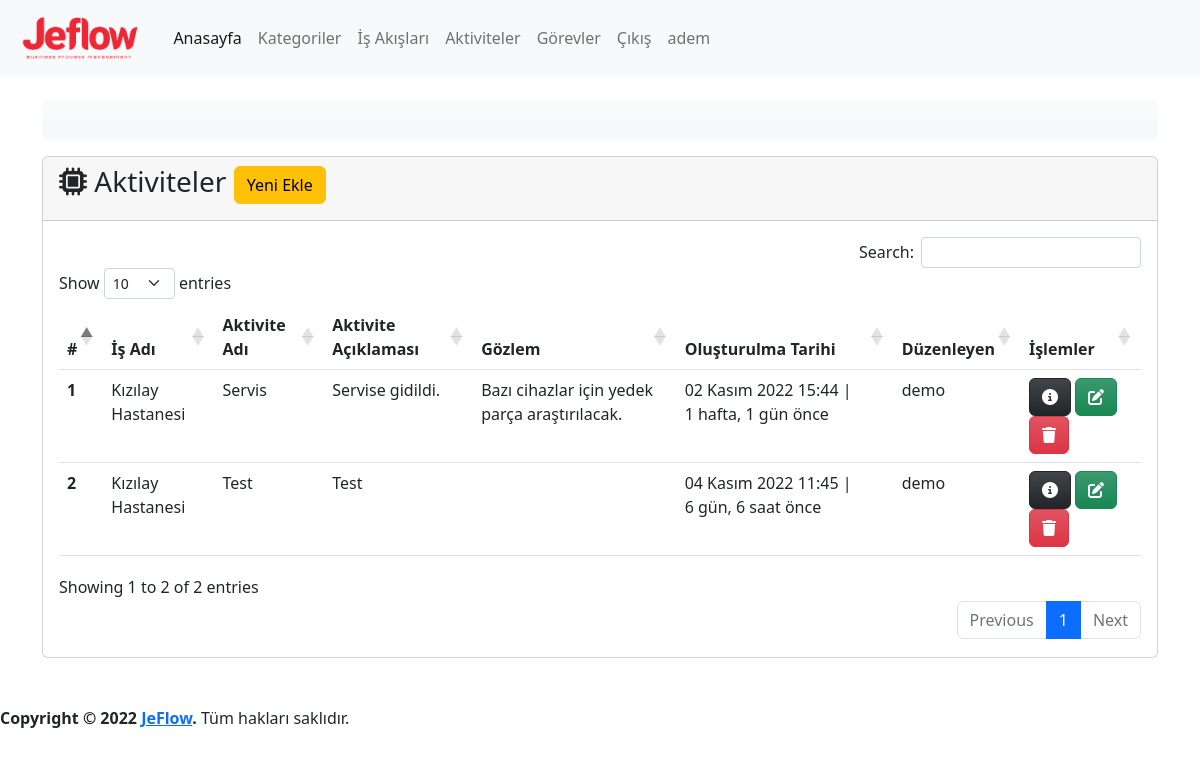
Screenshot of /activity/ (signed in) with the database file from the repository.
### app/models.py (models this page shows, shortened)
class Activity(models.Model):
    process=models.ForeignKey(Process,on_delete=models.CASCADE,verbose_name='İş Adı')
    name=models.CharField(max_length=500,verbose_name='Aktivite Adı')
    description=models.TextField(verbose_name='Aktivite Açıklaması', blank=True,null=True)
    observation=models.TextField(verbose_name='Gözlem', blank=True,null=True)
    created_date=models.DateTimeField(auto_now_add=True, verbose_name='Oluşturulma Tarihi')
    user=models.ForeignKey(User,on_delete=models.CASCADE,verbose_name='Kullanıcı', blank=True, null=True)
    class Meta:
        verbose_name='Aktive'
        verbose_name_plural='Aktiviteler'

class Process(models.Model):
    category=models.ForeignKey(Category,on_delete=models.CASCADE,verbose_name='Kategori')
    name=models.CharField(max_length=500,verbose_name='İş Akış Adı')
    description=models.TextField(verbose_name='İş Akış Açıklaması', blank=True, null=True)
    state=models.ForeignKey(State, on_delete=models.SET_NULL,verbose_name='Durum', blank=True, null=True)
    created_date=models.DateTimeField(auto_now_add=True, verbose_name='Oluşturulma Tarihi')
    user=models.ForeignKey(User,on_delete=models.CASCADE,verbose_name='Kullanıcı', blank=True, null=True)
    def __str__(self):
        return self.name # + ' - ' + self.created_date.strftime("%d.%m.%Y, %H:%M:%S")
    class Meta:
        verbose_name='İş Akışı'
        verbose_name_plural='İş Akışları'

### app/views.py (the view, shortened to what this page needs)
# urls.py: path('activity/', views.activity, name='activity'),
@login_required(login_url='/user/login/')
def activity(request):
    activity_form=ActivityForm()
    activities = Activity.objects.order_by('created_date')
    context = {
        'activity_form':activity_form,
        'activities': activities
    }
    return render(request, 'app/activity.html', context)

### app/forms.py
class ActivityForm(forms.ModelForm):
    class Meta:
        model=Activity
        fields=('process','name','description','observation')

### templates/app/activity.html (shortened to what this page needs)
{% extends 'layout.html' %}
{% load humanize %}
{% block content %}
{% load crispy_forms_tags %}
<div class="row mt-3">
    <div class="col-md-12">
        <div class="card">
            <div class="card-header">
                <h3 class="card-title">
                    <i class="fa-solid fa-microchip"></i>
                    Aktiviteler
                    <button type="button" class="btn btn-warning" data-bs-toggle="modal"
                        data-bs-target="#activityModal">
                        Yeni Ekle
                    </button>
                </h3>
            </div>
            <div class="card-body">
                {% if activities %}
                <table id="activity" class="table table-hover">
                    <thead>
                        <tr>
                            <th scope="col">#</th>
                            <th scope="col">İş Adı</th>
                            <th scope="col">Aktivite Adı</th>
                            <th scope="col">Aktivite Açıklaması</th>
                            <th scope="col">Gözlem</th>
                            <th scope="col">Oluşturulma Tarihi</th>
                            <th scope="col">Düzenleyen</th>
                            <th scope="col">İşlemler</th>
                        </tr>
                    </thead>
                    <tbody>
                        {% for activity in activities %}
                        <tr>
                            <th scope="row">{{ activity.id }}</th>
                            <td>{{ activity.process }}</td>
                            <td>{{ activity.name }}</td>
                            <td>{{ activity.description }}</td>
                            <td>{{ activity.observation }}</td>
                            <td>{{ activity.created_date }} | {{ activity.created_date | timesince}} önce</td>
                            <td>{{ activity.user }}</td>
                            <td>
                                <a href="{% url 'activity_detail' activity.id %}" class="btn btn-dark bg-gradient"
                                    data-bs-toggle="popover" data-bs-trigger="hover" data-bs-title="Detaylar"
                                    data-bs-content="Seçili satırdaki kaydın detaylarını görüntüler.">
                                    <i class="fa-solid fa-circle-info"></i>
                                </a>
                                <a class="btn btn-success bg-gradient" href="{% url 'activity_update' activity.id %}"
                                    data-bs-toggle="popover" data-bs-trigger="hover" data-bs-title="Düzenle"
                                    data-bs-content="Seçili satırdaki kaydı düzenler.">
                                    <i class="fa-solid fa-pen-to-square"></i>
                                </a>
                                <a class="btn btn-danger bg-gradient" href="{% url 'activity_delete' activity.id %}"
                                    data-bs-toggle="popover" data-bs-trigger="hover" data-bs-title="Sil"
                                    data-bs-content="Seçili satırdaki kaydı siler.">
                                    <i class="fa-solid fa-trash"></i>
                                </a>
                            </td>
                        </tr>
                        {% endfor %}
                    </tbody>
                </table>
                {% else %}
                <div class="alert alert-warning">
                    <p>Aktivite bulunamadı.</p>
                </div>
                {% endif %}
            </div>
        </div>
    </div>
</div>
{% endblock %}

### templates/layout.html (shortened to what this page needs)
{% load static %}
<!doctype html>
<html lang="tr">
<head>
  <link rel="stylesheet" href="{% static 'css/jeflow.css' %}">
  <link href="https://cdn.jsdelivr.net/npm/bootstrap@5.2.2/dist/css/bootstrap.min.css" rel="stylesheet"
>
  <link rel="stylesheet" type="text/css" href="https://cdn.datatables.net/1.12.1/css/dataTables.bootstrap5.min.css">
  <link rel="stylesheet" type="text/css"
    href="https://cdn.datatables.net/responsive/2.3.0/css/responsive.dataTables.min.css">
  <link rel="stylesheet" type="text/css" href="https://cdn.datatables.net/buttons/2.2.3/css/buttons.bootstrap5.min.css">
</head>
<body>
  <header>
    <nav class="navbar navbar-expand-lg navbar-light bg-light">
      <div class="container-fluid">
        <a class="navbar-brand" href="{% url 'index' %}">
          <img class="logo" src="{% static 'img/logo-text.png' %}" alt="JeFlow">
        </a>
        <div class="collapse navbar-collapse" id="navbarNavDropdown">
          <ul class="navbar-nav">
            <li class="nav-item">
              <a class="nav-link active" aria-current="page" href="{% url 'index' %}">Anasayfa</a>
            </li>
            {% if user.is_authenticated %}
            <li class="nav-item">
              <a class="nav-link" href="{% url 'category' %}">Kategoriler</a>
            </li>
            <li class="nav-item">
              <a class="nav-link" href="{% url 'process' %}">İş Akışları</a>
            </li>
            <li class="nav-item">
              <a class="nav-link" href="{% url 'activity' %}">Aktiviteler</a>
            </li>
            <li class="nav-item">
              <a class="nav-link" href="{% url 'task' %}">Görevler</a>
            </li>
            <li class="nav-item">
              <a class="nav-link" href="javascript:{document.getElementById('logout').submit()}">Çıkış</a>
            </li>
            <li class="nav-item">
              <a href="#" class="nav-link">{{ user }}</a>
            </li>
            {% else %}
            <li class="nav-item">
              <a class="nav-link" href="{% url 'register' %}">Kayıt Ol</a>
            </li>
            {% endif %}
          </ul>
        </div>
      </div>
    </nav>
  </header>
  <main>
    <div class="container mt-4">
      <div class="row mb-3">
        <div class="col-md-12">
          <div class="card border-0 text-center text-bg-light bg-gradient">
            <div class="card-body">
            </div>
          </div>
        </div>
      </div>
      {% block content %}
      {% endblock %}
    </div>
  </main>
  <footer class="mt-5">
    <strong>Copyright &copy; 2022 <a href="http://jeflow.herokuapp.com">JeFlow</a>.</strong>
    Tüm hakları saklıdır.
  </footer>
</body>
</html>

### static/css/jeflow.css (style rules this page uses)
img.logo { height: 50px; }

### rows the page displays
Activity: id "1", process "Kızılay Hastanesi", name "Servis", description "Servise gidildi.", observation "Bazı cihazlar için yedek parça araştırılacak.", created_date "02 Kasım 2022 15:44", created_date "1 hafta, 1 gün", user "demo"
Activity: id "2", process "Kızılay Hastanesi", name "Test", description "Test", created_date "04 Kasım 2022 11:45", created_date "6 gün, 6 saat", user "demo"

### other values shown
{{ user }} "adem"
